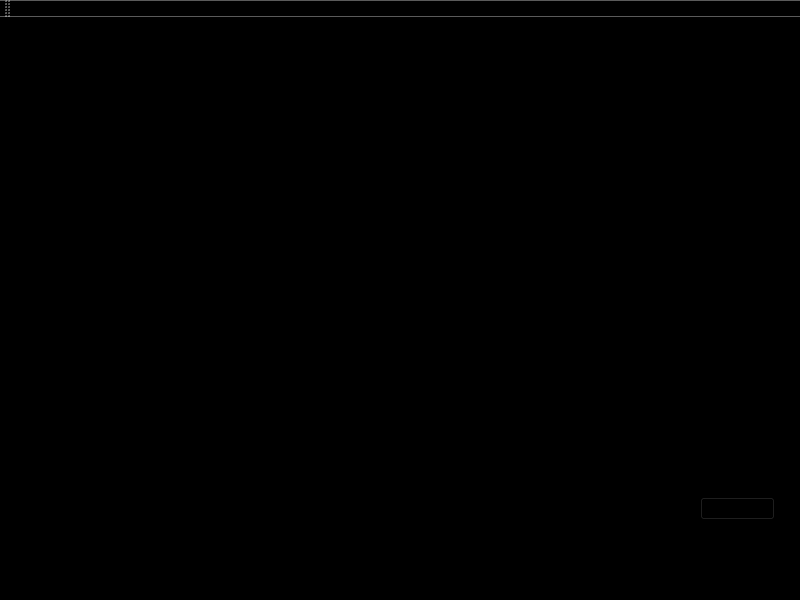
<?xml version="1.0" encoding="UTF-8"?>
<ui version="4.0">
 <class>MainWindow</class>
 <widget class="QMainWindow" name="MainWindow">
  <property name="geometry">
   <rect>
    <x>0</x>
    <y>0</y>
    <width>800</width>
    <height>600</height>
   </rect>
  </property>
  <property name="font">
   <font>
    <weight>50</weight>
    <bold>false</bold>
   </font>
  </property>
  <property name="windowTitle">
   <string>MainWindow</string>
  </property>
  <property name="styleSheet">
   <string notr="true">background-color: rgb(0, 0, 0);</string>
  </property>
  <widget class="QWidget" name="centralWidget">
   <widget class="QPushButton" name="destroy">
    <property name="geometry">
     <rect>
      <x>700</x>
      <y>480</y>
      <width>75</width>
      <height>23</height>
     </rect>
    </property>
    <property name="font">
     <font>
      <pointsize>12</pointsize>
      <weight>75</weight>
      <bold>true</bold>
     </font>
    </property>
    <property name="styleSheet">
     <string notr="true"/>
    </property>
    <property name="text">
     <string>Destroy</string>
    </property>
   </widget>
   <widget class="QLabel" name="label_gif">
    <property name="geometry">
     <rect>
      <x>340</x>
      <y>50</y>
      <width>391</width>
      <height>321</height>
     </rect>
    </property>
    <property name="styleSheet">
     <string notr="true">border-color: rgb(9, 122, 12);</string>
    </property>
    <property name="text">
     <string/>
    </property>
   </widget>
   <widget class="QTextBrowser" name="codetext">
    <property name="geometry">
     <rect>
      <x>10</x>
      <y>10</y>
      <width>771</width>
      <height>531</height>
     </rect>
    </property>
    <property name="font">
     <font>
      <pointsize>12</pointsize>
      <weight>75</weight>
      <bold>true</bold>
     </font>
    </property>
    <property name="styleSheet">
     <string notr="true">background-image: url(:/伞公司.jpg);</string>
    </property>
    <property name="frameShape">
     <enum>QFrame::NoFrame</enum>
    </property>
   </widget>
   <zorder>codetext</zorder>
   <zorder>label_gif</zorder>
   <zorder>destroy</zorder>
  </widget>
  <widget class="QMenuBar" name="menuBar">
   <property name="geometry">
    <rect>
     <x>0</x>
     <y>0</y>
     <width>800</width>
     <height>23</height>
    </rect>
   </property>
  </widget>
  <widget class="QToolBar" name="mainToolBar">
   <attribute name="toolBarArea">
    <enum>TopToolBarArea</enum>
   </attribute>
   <attribute name="toolBarBreak">
    <bool>false</bool>
   </attribute>
  </widget>
  <widget class="QStatusBar" name="statusBar"/>
 </widget>
 <layoutdefault spacing="6" margin="11"/>
 <resources/>
 <connections/>
</ui>
